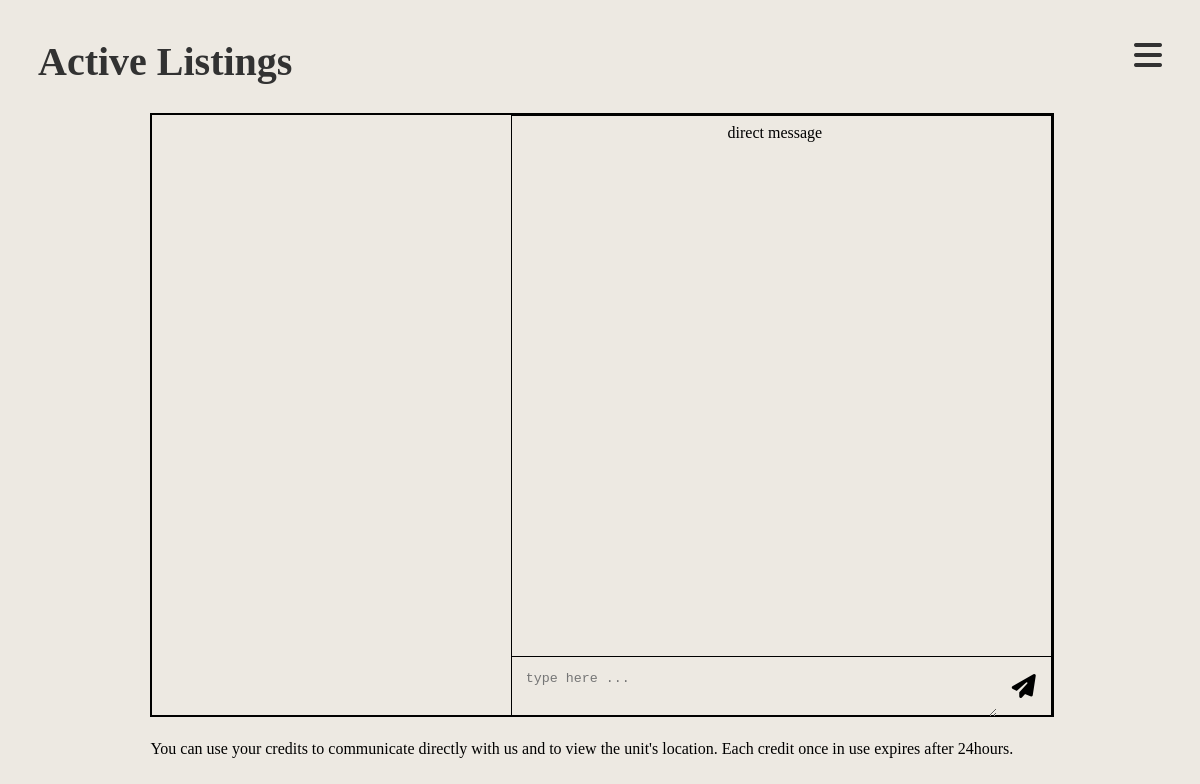
The app's page /listingChat.php (signed in), older data.
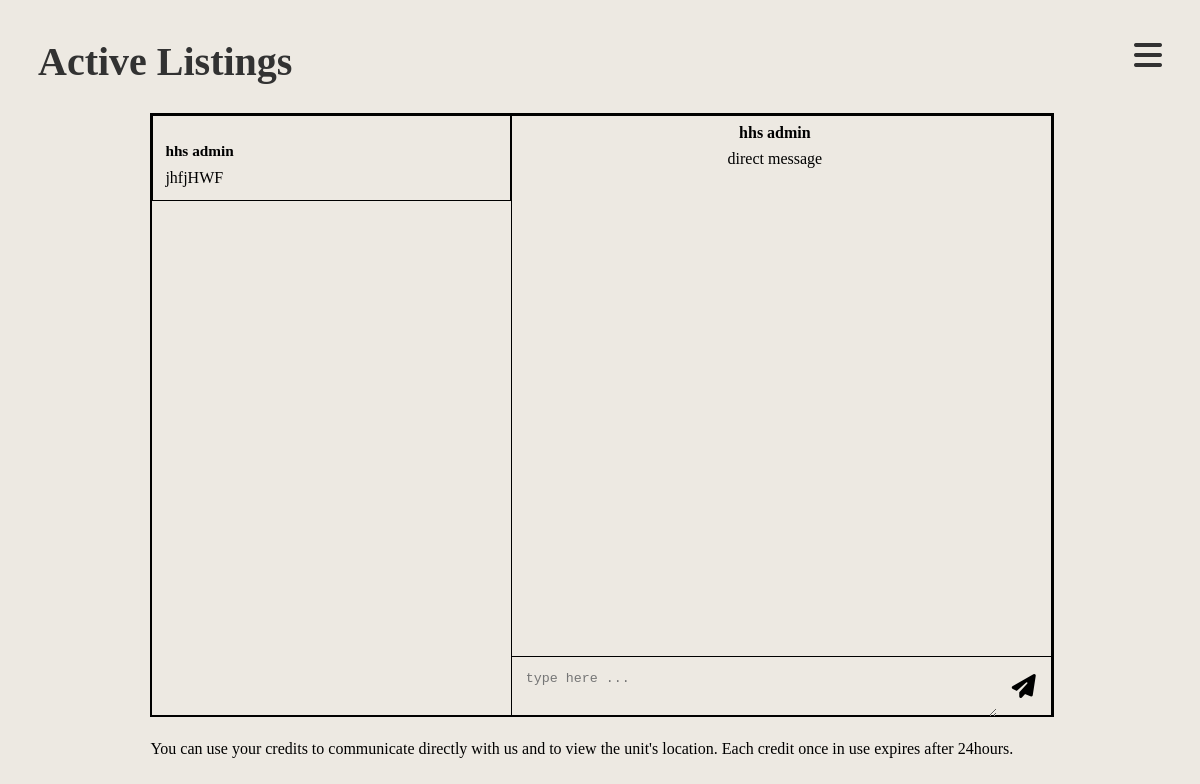
The same page, newer data.
### tables this page shows
CREATE TABLE `messages` (
  `id` int(11) NOT NULL,
  `message` varchar(1000) NOT NULL,
  `senderID` int(11) NOT NULL,
  `receipientID` int(11) NOT NULL,
  `time` varchar(60) NOT NULL,
  `subjectUnit` int(10) NOT NULL
);

CREATE TABLE `registration` (
  `id` int(11) NOT NULL,
  `name` varchar(30) NOT NULL,
  `emailAddress` varchar(30) NOT NULL,
  `password` varchar(20) NOT NULL,
  `category` varchar(10) NOT NULL,
  `dateRegistered` timestamp NOT NULL DEFAULT current_timestamp() ON UPDATE current_timestamp(),
  `profilePhoto` blob NOT NULL,
  `phoneNumber` varchar(14) NOT NULL,
  `rating` int(1) NOT NULL,
  `credits` int(11) NOT NULL
);

### listingChat.php (the view, shortened to what this page needs)
<?php
    include_once 'conn.php';
    if($_SESSION["loggedIN"] == false){
        echo ' <script>
        window.location.href = "index.php";
        </script>';
        }else{
            ?>
<!DOCTYPE html>
<html lang="en">
<head>
    <link rel="stylesheet" href="style.css">
</head>
<body class="Listings" id="listingsChatPage">
    <div class="header">
        <h1>Active Listings</h1>
        <span class="menuBar" id="menuBars" onClick="showMenu()"><i class="fa-solid fa-bars"></i></span>
    </div>
    <div class="listingsChat" id="listingsChat">
    <?php
            $mail = $_SESSION['email'];
            $records = mysqli_query($conn,"SELECT * FROM  registration where emailAddress='$mail' ");
            $userID = $_SESSION['id'];
        ?>
    <div class="message" id="message">
    <div class="singleMessages">
    <?php
    $stmt = $conn->prepare("SELECT * FROM messages WHERE receipientID = ? OR senderID = ? GROUP BY receipientID");
    $stmt->bind_param("ss", $userID, $userID);
    $stmt->execute();
    $messageWith = $stmt->get_result();
    if ($messageWith->num_rows > 0) {
        $uniqueCombinations = array();
        while ($results = $messageWith->fetch_assoc()) {
            $sentTo = $results['receipientID'];
            $from = $results['senderID'];
            $combination1 = $sentTo . '-' . $from;
            $combination2 = $from . '-' . $sentTo;
            if (in_array($combination1, $uniqueCombinations) || in_array($combination2, $uniqueCombinations)) {
                continue;
            }
            $uniqueCombinations[] = $combination1;
            $getDetails = $conn->prepare("SELECT * FROM registration WHERE (id = ? OR id = ?) AND id != ? ORDER BY id DESC LIMIT 1");
            $getDetails->bind_param("sss", $sentTo, $from, $userID);
            $getDetails->execute();
            $detailsResult = $getDetails->get_result();
            if ($detailsResult->num_rows > 0) {
                $record = $detailsResult->fetch_assoc();
                If(isset($_GET['inV'])){$inV = $_GET['inV'];}else{
                    $inV = 0;
                }
                $to = 'listingChat.php?action=chat&w=' . $record['id'].'&inV=' . $inV;
                ?>
                <div class="singleMessage">
                    <a href="<?php echo $to; ?>">
                        <div class="intro">
                            <h5><?php echo $record['name']; ?></h5>
                        </div>
                        <?php
                        $rec = $record['id'];
                        $msg = $conn->prepare("SELECT * FROM messages WHERE (receipientID = ? AND senderID = ?) ||  (senderID = ? AND receipientID = ?)  ORDER BY `time` DESC LIMIT 1");
                        $msg->bind_param("ssss", $rec, $userID,  $rec, $userID);
                        $msg->execute();
                        $msgResult = $msg->get_result();
                        if ($msgResult->num_rows > 0) {
                            $found = $msgResult->fetch_assoc();
                            ?>
                            <p><?php echo strlen($found['message']) > 25 ? substr($found['message'], 0, 25) . '...' : $found['message']; ?></p>
                            <?php
                        }
                        ?>
                    </a>
                </div>
                <?php
            }
        }
                }
    ?>
</div>
            <div class="chat" id="chat">
                <div class="bubbles" id="allBubbles">
                    <div class="top">
                <div>
                    <?php
                    if(stristr($_SESSION['email'], '@admin.com')){
                        if(isset($_GET['w'])){
                        $recipientID = $_GET['w'];
                        }
                    }else{
                        $recipientID = $_SESSION['recipientID'];
                    }
                    $records = mysqli_query($conn,"SELECT name, id FROM  registration where emailAddress='$recipientID' ||  id='$recipientID'");
                    if (mysqli_num_rows($records) > 0) {
                    $i=0;
                    while($result = mysqli_fetch_array($records)) {
                        $recipientID = $result['id'];
                    ?>
                    <a href="userProfile.php?id=<?php echo $recipientID;?>"><h4><?php echo $result['name']?></h4>
                    <?php $i++; }} ?></a>
                    <p>direct message</p>
                </div>
            </div>
        </div>
        <form class="typingArea" method="POST" action="processing.php">
                        <textarea type="text" name="message" placeholder="type here ..."></textarea>
                        <button type="submit" id="sendMsg" name="send"><i class="fa-solid fa-paper-plane"></i></button>
        </form>
            </div>
    </div>
        </div>
<div class="creditMsg">
            <p>You can use your credits to communicate directly with us and to view the unit's location. Each credit once in use expires after 24hours.</p>
        </div>
</body>
</html>
<?php
}
?>

Row changes from the older to the newer data that the page shows:
added messages: registration.name "hhs admin", messages.message "jhfjHWF"
added registration: name "hhs admin"
